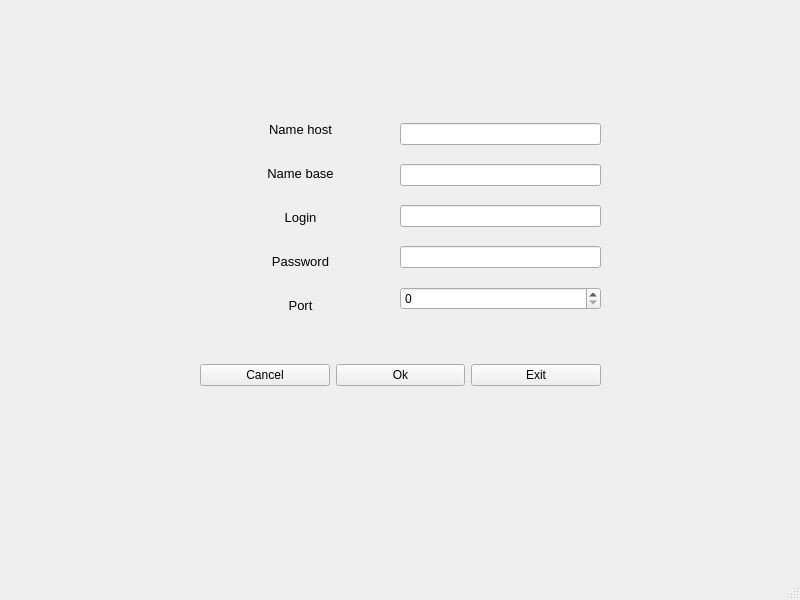
<?xml version="1.0" encoding="UTF-8"?>
<ui version="4.0">
 <class>MainWindow</class>
 <widget class="QMainWindow" name="MainWindow">
  <property name="geometry">
   <rect>
    <x>0</x>
    <y>0</y>
    <width>800</width>
    <height>600</height>
   </rect>
  </property>
  <property name="windowTitle">
   <string>MainWindow</string>
  </property>
  <widget class="QWidget" name="centralwidget">
   <widget class="QWidget" name="verticalLayoutWidget">
    <property name="geometry">
     <rect>
      <x>400</x>
      <y>110</y>
      <width>201</width>
      <height>214</height>
     </rect>
    </property>
    <layout class="QVBoxLayout" name="verticalLayout_line_edit_">
     <item>
      <widget class="QLineEdit" name="line_edit_name_host_"/>
     </item>
     <item>
      <widget class="QLineEdit" name="line_edit_name_base_"/>
     </item>
     <item>
      <widget class="QLineEdit" name="line_edit_login_"/>
     </item>
     <item>
      <widget class="QLineEdit" name="line_edit_password_"/>
     </item>
     <item>
      <widget class="QSpinBox" name="spin_box_port_">
       <property name="maximum">
        <number>255</number>
       </property>
      </widget>
     </item>
    </layout>
   </widget>
   <widget class="QWidget" name="verticalLayoutWidget_2">
    <property name="geometry">
     <rect>
      <x>200</x>
      <y>110</y>
      <width>201</width>
      <height>214</height>
     </rect>
    </property>
    <layout class="QVBoxLayout" name="verticalLayout_label_edit_">
     <item>
      <widget class="QLabel" name="label_name_host_">
       <property name="font">
        <font>
         <pointsize>10</pointsize>
        </font>
       </property>
       <property name="text">
        <string>Name host</string>
       </property>
       <property name="alignment">
        <set>Qt::AlignmentFlag::AlignCenter</set>
       </property>
      </widget>
     </item>
     <item>
      <widget class="QLabel" name="label_name_base_">
       <property name="font">
        <font>
         <pointsize>10</pointsize>
        </font>
       </property>
       <property name="text">
        <string>Name base</string>
       </property>
       <property name="alignment">
        <set>Qt::AlignmentFlag::AlignCenter</set>
       </property>
      </widget>
     </item>
     <item>
      <widget class="QLabel" name="label_login_">
       <property name="font">
        <font>
         <pointsize>10</pointsize>
        </font>
       </property>
       <property name="text">
        <string>Login</string>
       </property>
       <property name="alignment">
        <set>Qt::AlignmentFlag::AlignCenter</set>
       </property>
      </widget>
     </item>
     <item>
      <widget class="QLabel" name="label_password_">
       <property name="font">
        <font>
         <pointsize>10</pointsize>
        </font>
       </property>
       <property name="text">
        <string>Password</string>
       </property>
       <property name="alignment">
        <set>Qt::AlignmentFlag::AlignCenter</set>
       </property>
      </widget>
     </item>
     <item>
      <widget class="QLabel" name="label_port_">
       <property name="font">
        <font>
         <pointsize>10</pointsize>
         <bold>false</bold>
        </font>
       </property>
       <property name="text">
        <string>Port</string>
       </property>
       <property name="alignment">
        <set>Qt::AlignmentFlag::AlignCenter</set>
       </property>
      </widget>
     </item>
    </layout>
   </widget>
   <widget class="QWidget" name="horizontalLayoutWidget">
    <property name="geometry">
     <rect>
      <x>200</x>
      <y>320</y>
      <width>401</width>
      <height>111</height>
     </rect>
    </property>
    <layout class="QHBoxLayout" name="horizontalLayout_buttons_edit_">
     <item>
      <widget class="QPushButton" name="button_cancel_">
       <property name="text">
        <string>Cancel</string>
       </property>
      </widget>
     </item>
     <item>
      <widget class="QPushButton" name="button_ok_">
       <property name="text">
        <string>Ok</string>
       </property>
      </widget>
     </item>
     <item>
      <widget class="QPushButton" name="button_exit_">
       <property name="text">
        <string>Exit</string>
       </property>
      </widget>
     </item>
    </layout>
   </widget>
  </widget>
  <widget class="QMenuBar" name="menubar">
   <property name="geometry">
    <rect>
     <x>0</x>
     <y>0</y>
     <width>800</width>
     <height>26</height>
    </rect>
   </property>
  </widget>
  <widget class="QStatusBar" name="statusbar"/>
 </widget>
 <resources/>
 <connections/>
</ui>
